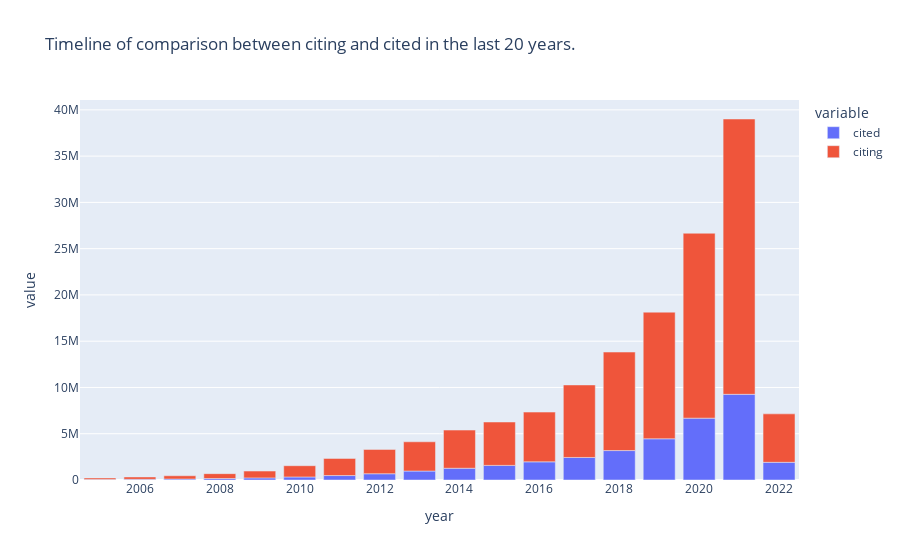

This figure's notebook cell:
### Markdown cell above
Plotting the comparison between the citing and cited numbers.

### Code cell
comp_years_fig_big = px.bar(final_df_years[-20:-2], x='year', y=['cited','citing'], 
             title='Timeline of comparison between citing and cited in the last 20 years.',
             height=600)
comp_years_fig_big.show()

### Figure 1 — Plotly figure (JSON) as saved in the notebook; plotly's stock layout.template omitted (floating-point values rounded to 4 significant figures)
{"data": [{"alignmentgroup": "True", "hovertemplate": "variable=cited<br>year=%{x}<br>value=%{y}<extra></extra>", "legendgroup": "cited", "marker": {"color": "#636efa", "pattern": {"shape": ""}}, "name": "cited", "offsetgroup": "cited", "orientation": "v", "showlegend": true, "textposition": "auto", "type": "bar", "x": [2005, 2006, 2007, 2008, 2009, 2010, 2011, 2012, 2013, 2014, 2015, 2016, 2017, 2018, 2019, 2020, 2021, 2022], "xaxis": "x", "y": [50604, 74864, 107533, 157656, 228497, 328751, 480932, 676115, 968021, 1270954, 1579080, 1963331, 2435425, 3180086, 4453495, 6683574, 9259379, 1910822], "yaxis": "y"}, {"alignmentgroup": "True", "hovertemplate": "variable=citing<br>year=%{x}<br>value=%{y}<extra></extra>", "legendgroup": "citing", "marker": {"color": "#EF553B", "pattern": {"shape": ""}}, "name": "citing", "offsetgroup": "citing", "orientation": "v", "showlegend": true, "textposition": "auto", "type": "bar", "x": [2005, 2006, 2007, 2008, 2009, 2010, 2011, 2012, 2013, 2014, 2015, 2016, 2017, 2018, 2019, 2020, 2021, 2022], "xaxis": "x", "y": [164406, 251703, 349618, 528872, 736905, 1215769, 1851102, 2630129, 3160770, 4124423, 4689208, 5374938, 7837277, 10645902, 13683892, 19982398, 29752396, 5235459], "yaxis": "y"}], "layout": {"autosize": true, "barmode": "relative", "legend": {"title": {"text": "variable"}, "tracegroupgap": 0}, "title": {"text": "Timeline of comparison between citing and cited in the last 20 years."}, "xaxis": {"anchor": "y", "autorange": true, "domain": [0, 1], "range": [2004.0, 2022.0], "title": {"text": "year"}, "type": "linear"}, "yaxis": {"anchor": "x", "autorange": true, "domain": [0, 1], "range": [0, 41070000.0], "title": {"text": "value"}, "type": "linear"}}}
